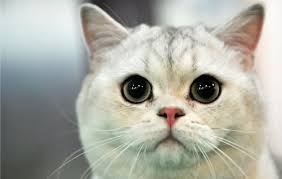
//> input picture C ++/10-opencv/Alıstırmalar - Goruntu/test.jpg, 282 x 179 px, given in place of the camera
$ ./03_opencv   (built with g++ and OpenCV 4)
//> lines starting //> are read from the running program, lines starting //| are printed output that depends on the picture; after the words box and inside, x2 and y2 are one past the last pixel; in counts of white or black regions, pixels touching at a corner belong together
/*
🧩 SORU 4 — CANLI AKIŞTA KIRMIZI MASKE GÖSTER

Görevlerin:

1) Kamerayı aç:
      cv::VideoCapture cap(0);

2) Kamera açılmadıysa programı bitir.

3) Sonsuz döngü başlat:
      while (true) { ... }

4) Döngü içinde:
      - Kameradan frame oku
      - Frame boşsa break;

5) Frame'i BGR'den HSV'ye çevir:
      cv::cvtColor(frame, hsv, cv::COLOR_BGR2HSV);
   Yorum satırı:
      HSV, renge göre maskelemede BGR'ye göre daha stabildir.

6) Kırmızı renk için iki HSV aralığı tanımla:
      lower_red1(0, 120, 70),   upper_red1(10, 255, 255)
      lower_red2(170, 120, 70), upper_red2(180, 255, 255)

   Bu aralıklar için:
      cv::inRange(hsv, lower_red1, upper_red1, mask1);
      cv::inRange(hsv, lower_red2, upper_red2, mask2);

7) İki maskeyi birleştir:
      cv::bitwise_or(mask1, mask2, mask);

8) Orijinal görüntüyü ve mask'i göster:
      "Orijinal" → frame
      "Kirmizi Maske" → mask

9) 'q' veya 'Q' basılırsa döngüden çık.

10) cap.release() + destroyAllWindows() ile bitir.

Aşağıdaki iskeleti doldur:
*/

// #include <iostream>
// #include <opencv2/opencv.hpp>

// int main()
// {
//     // 1) Kamerayı aç

//     // 2) Açılmadıysa çık

//     // 3) Sonsuz döngü

//     // frame, hsv, mask1, mask2, mask tanımla

//     // 4) Frame oku

//     // Frame boşsa break

//     // 5) BGR -> HSV çevir

//     // 6) Kırmızı için iki aralık inRange ile maskele

//     // 7) Maskeleri bitwise_or ile birleştir

//     // 8) Orijinal ve mask'i göster

//     // 9) 'q' gelirse çık

//     // 10) Kaynak temizliği

//     return 0;
// }

#include <iostream>
#include <opencv2/opencv.hpp>

int main()
{
    // 1) Kamerayı aç
    cv::VideoCapture cap(0);

    // 2) Açılmadıysa çık
    if (!cap.isOpened())
    {
        std::cout << "Kamera acilmadi..." << std::endl;
        return -1;
    }

    while (true)
    {
        cv::Mat frame;
        cv::Mat hsv;
        cv::Mat mask1, mask2, mask;

        // 4) Frame oku
        cap.read(frame);
//> frame is the input picture: 179 rows x 282 cols, CV_8UC3; mean B, G, R 162.8, 172.2, 171.5
        if (frame.empty())
        {
            std::cout << "Frame okunamadi, cikiliyor..." << std::endl;
            break;
        }

        // 5) BGR -> HSV
        // HSV (Hue, Saturation, Value) renk uzayı:
        // Renge göre maskelemede BGR'ye göre daha stabildir.
        cv::cvtColor(frame, hsv, cv::COLOR_BGR2HSV);
//> hsv: 179 rows x 282 cols, CV_8UC3; mean H, S, V 50.2, 28.2, 176.6

        // 6) Kırmızı için iki HSV aralığı
        // Not: Kırmızı, HSV'de 0'a ve 180'e yakın 2 bölgede dağılır.
        cv::Scalar lower_red1(0, 120, 70);
        cv::Scalar upper_red1(10, 255, 255);
        cv::Scalar lower_red2(170, 120, 70);
        cv::Scalar upper_red2(180, 255, 255);

        cv::inRange(hsv, lower_red1, upper_red1, mask1);
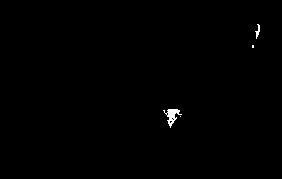
//> mask1: 179 rows x 282 cols, CV_8UC1; 0.36% white; 4 white regions (2 under 20 px), largest, box (x1, y1, x2, y2) and area: (163, 109, 182, 128) 141, (255, 24, 260, 39) 34
        cv::inRange(hsv, lower_red2, upper_red2, mask2);
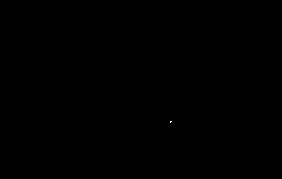
//> mask2: 179 rows x 282 cols, CV_8UC1; 0.01% white in thin lines or dots, all inside (x1, y1, x2, y2) = (170, 121, 172, 123)

        // 7) Maskeleri birleştir
        cv::bitwise_or(mask1, mask2, mask);
//> mask: 179 rows x 282 cols, CV_8UC1; 0.37% white; 4 white regions (2 under 20 px), largest, box (x1, y1, x2, y2) and area: (163, 109, 182, 128) 144, (255, 24, 260, 39) 34

        // 8) Orijinal görüntü ve maske göster
        cv::imshow("Orijinal", frame);
        cv::imshow("Kirmizi Maske", mask);

        // 9) 'q' gelirse çık
        char c = static_cast<char>(cv::waitKey(1));
//> the 'q' key is pressed
        if (c == 'q' || c == 'Q')
        {
            break;
        }
    }

    // 10) Kaynak temizliği
    cap.release();
    cv::destroyAllWindows();

    return 0;
}
